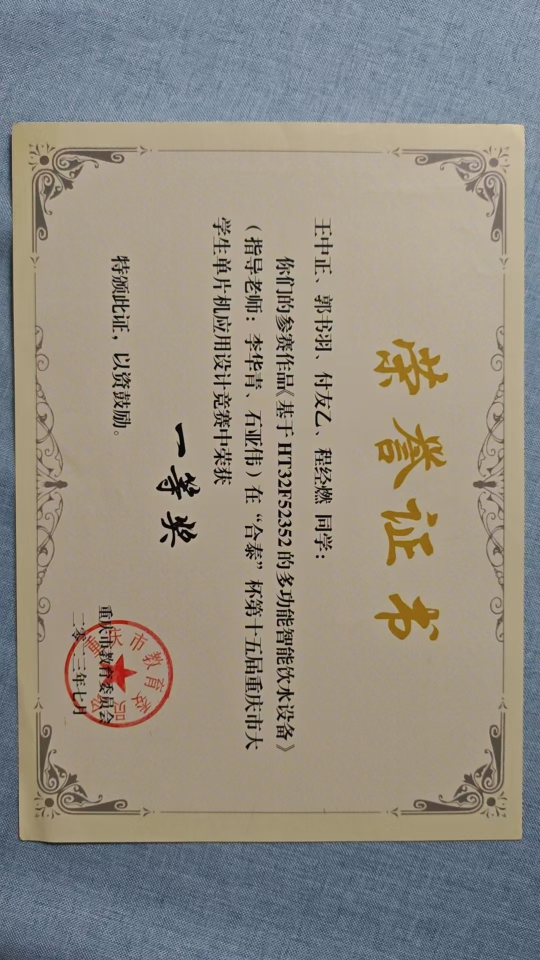
#> input picture assets/house-profile/holtek-2023-original.jpg, 1080 x 1920 px (shown at 1/2 size)
$ python make-icon.py ../assets/house-profile/holtek-2023-original.jpg
#> lines starting #> are read from the running program, lines starting #| are printed output that depends on the picture; after the words box and inside, x2 and y2 are one past the last pixel; in counts of white or black regions, pixels touching at a corner belong together
"""从源图生成站点图标（favicon.ico + apple-touch-icon）。

用法：
    python scripts/make-icon.py <源图路径>

产物：
    favicon.ico                          多尺寸 ICO（16/32/48），供浏览器标签页使用
    assets/gsy-icon-rounded-avatar.png   512×512 圆角 PNG，供 apple-touch-icon / OG 使用

说明：源图为方形带背景的插画，直接等比缩放；不裁切人物，保留原构图。
"""

import sys
from pathlib import Path

from PIL import Image, ImageDraw

ROOT = Path(__file__).resolve().parent.parent
ICO_SIZES = [16, 32, 48]
TOUCH_SIZE = 512
TOUCH_RADIUS_RATIO = 0.22


def fit_square(image: Image.Image, size: int) -> Image.Image:
    """等比缩放并居中填充到正方形画布。"""
    src = image.convert("RGB")
    scale = min(size / src.width, size / src.height)
    resized = src.resize(
        (max(1, round(src.width * scale)), max(1, round(src.height * scale))),
        Image.LANCZOS,
    )
    canvas = Image.new("RGB", (size, size), src.getpixel((0, 0)))
    canvas.paste(resized, ((size - resized.width) // 2, (size - resized.height) // 2))
    return canvas


def enhance(image: Image.Image) -> Image.Image:
    """小尺寸帧提一点对比与锐度，避免暗色背景糊成一团。"""
    from PIL import ImageEnhance

    out = ImageEnhance.Contrast(image).enhance(1.06)
    out = ImageEnhance.Color(out).enhance(1.08)
    return out


def rounded(image: Image.Image, size: int, radius_ratio: float) -> Image.Image:
    canvas = fit_square(image, size).convert("RGBA")
    mask = Image.new("L", (size, size), 0)
    ImageDraw.Draw(mask).rounded_rectangle(
        (0, 0, size - 1, size - 1), radius=round(size * radius_ratio), fill=255
    )
    canvas.putalpha(mask)
    return canvas


def main() -> int:
    if len(sys.argv) < 2:
        print("用法：python scripts/make-icon.py <源图路径>", file=sys.stderr)
        return 2

    source = Path(sys.argv[1]).expanduser().resolve()
    if not source.exists():
        print(f"源图不存在：{source}", file=sys.stderr)
        return 2

    with Image.open(source) as raw:
#> raw is the input picture: PIL image 1080x1920 RGB; mean R, G, B 146.1, 140.8, 130.8
        frames = [enhance(fit_square(raw, size)) for size in ICO_SIZES]
#> in fit_square, `canvas = Image.new("RGB", (size, size), src.getpixel((0, 0)))`:
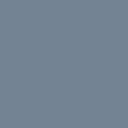
#> canvas: PIL image 16x16 RGB (shown 8 times larger); mean R, G, B 115, 131, 147
#> call 3 of fit_square, with size = 48
#> in fit_square (call 3), `resized = src.resize( (max(1, round(src.width * scale)), max(1, round(..`:
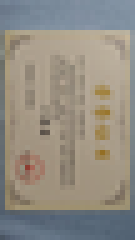
#> resized: PIL image 27x48 RGB (shown 5 times larger); mean R, G, B 146.3, 140.9, 130.8
#> in fit_square (call 3), `canvas.paste(resized, ((size - resized.width) // 2, (size - resized.he..`:
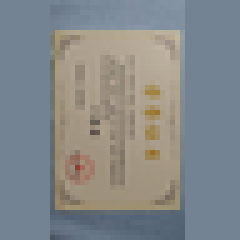
#> canvas: PIL image 48x48 RGB (shown 5 times larger); mean R, G, B 132.6, 136.5, 137.9
#> frames = 3 items
        ico_path = ROOT / "favicon.ico"
        frames[-1].save(ico_path, format="ICO", sizes=[(s, s) for s in ICO_SIZES])

        touch = rounded(raw, TOUCH_SIZE, TOUCH_RADIUS_RATIO)
#> call 4 of fit_square, with size = 512
#> in fit_square (call 4), `resized = src.resize( (max(1, round(src.width * scale)), max(1, round(..`:
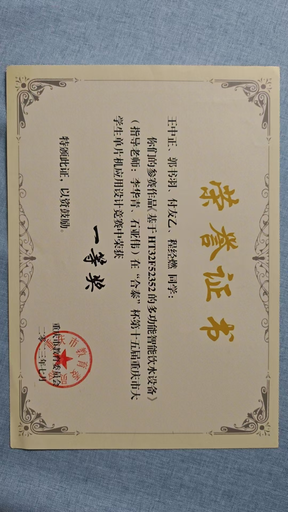
#> resized: PIL image 288x512 RGB; mean R, G, B 146.1, 140.8, 130.8
#> in fit_square (call 4), `canvas.paste(resized, ((size - resized.width) // 2, (size - resized.he..`:
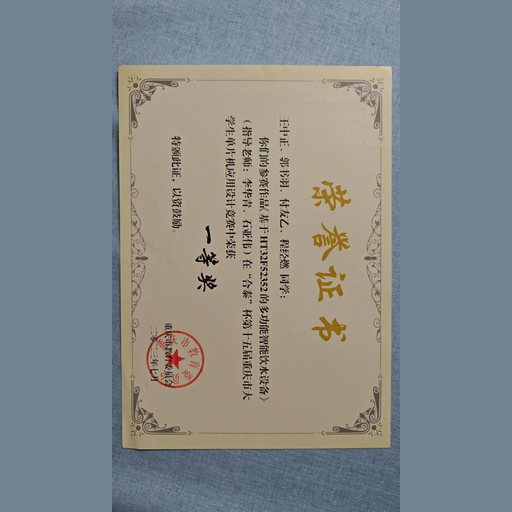
#> canvas: PIL image 512x512 RGB; mean R, G, B 132.5, 136.5, 137.9
#> in rounded, `mask = Image.new("L", (size, size), 0)`: mask: PIL image 512x512 L; every value is 0
#> in rounded, `ImageDraw.Draw(mask).rounded_rectangle( (0, 0, size - 1, size - 1), ra..`:
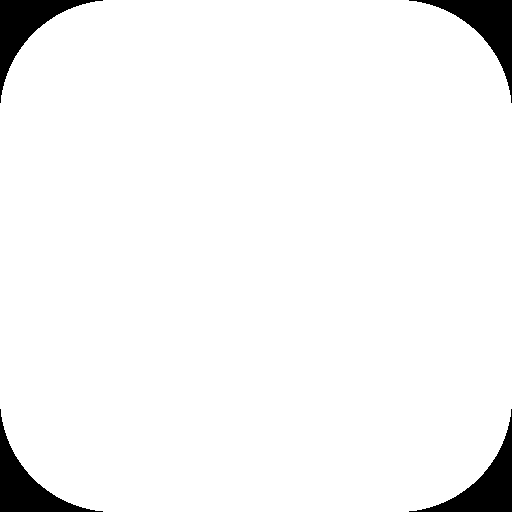
#> mask: PIL image 512x512 L; 95.8% white; 4 black regions, box (x1, y1, x2, y2) and area: (0, 0, 103, 103) 2775, (409, 0, 512, 103) 2775, (0, 409, 103, 512) 2775, (409, 409, 512, 512) 2775
#> in rounded, `canvas.putalpha(mask)`:
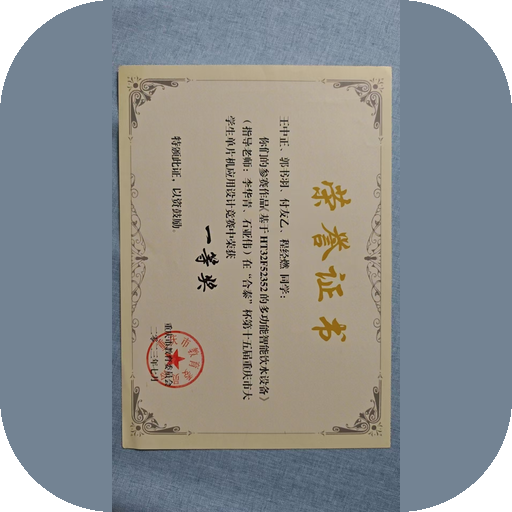
#> canvas: PIL image 512x512 RGBA; mean R, G, B, A 132.5, 136.5, 137.9, 244.2; transparent parts drawn white
        touch_path = ROOT / "assets" / "gsy-icon-rounded-avatar.png"
        touch.save(touch_path, format="PNG", optimize=True)

    print(f"已写入 {ico_path.relative_to(ROOT)}（{', '.join(f'{s}px' for s in ICO_SIZES)}）")
    print(f"已写入 {touch_path.relative_to(ROOT)}（{TOUCH_SIZE}px）")
    return 0


if __name__ == "__main__":
    raise SystemExit(main())
#> (the program exits here)

$ run again, on assets/house-profile/merit-2021-original.jpg
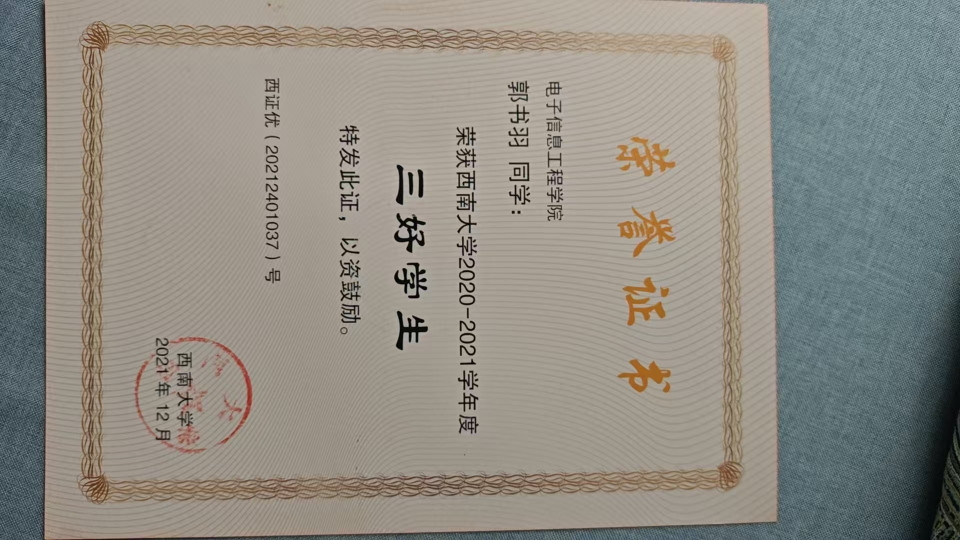
#> input picture assets/house-profile/merit-2021-original.jpg, 1920 x 1080 px (shown at 1/2 size)
#> in main, raw is the input picture: PIL image 1920x1080 RGB; mean R, G, B 142.8, 139.7, 131.4
#> resized: PIL image 48x27 RGB
#> frames = 3 items
#> in fit_square (call 4), `resized = src.resize( (max(1, round(src.width * scale)), max(1, round(..`:
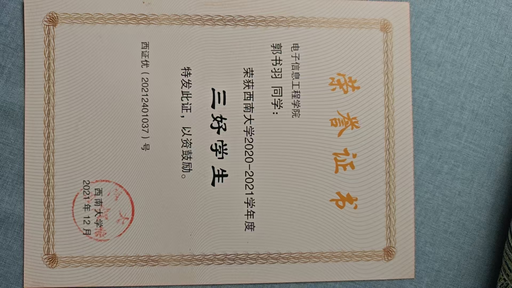
#> resized: PIL image 512x288 RGB; mean R, G, B 142.8, 139.7, 131.4
#> in rounded, `canvas.putalpha(mask)`:
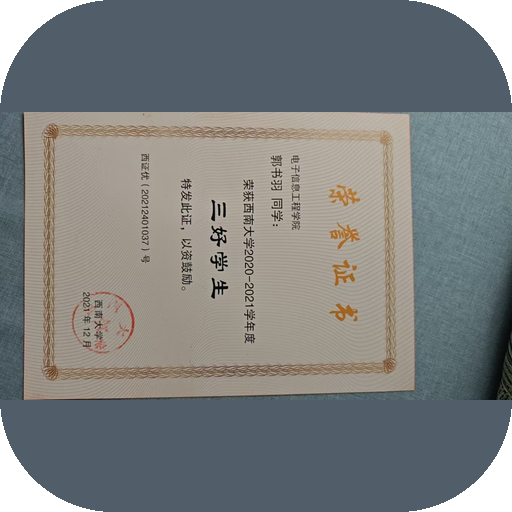
#> canvas: PIL image 512x512 RGBA; mean R, G, B, A 115.7, 119.3, 119.9, 244.2; transparent parts drawn white

$ run again, on assets/house-profile/national-2021-original.jpg
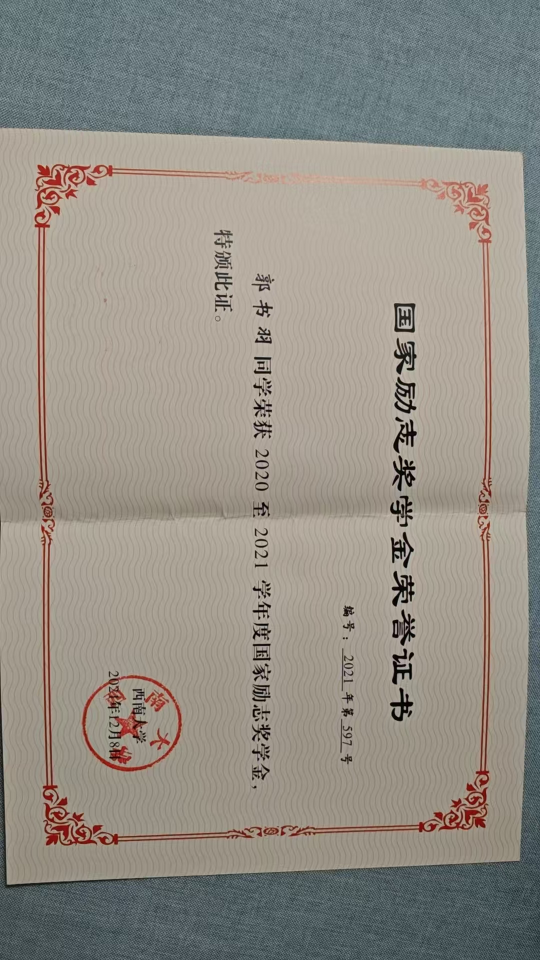
#> input picture assets/house-profile/national-2021-original.jpg, 1080 x 1920 px (shown at 1/2 size)
#> in main, raw is the input picture: PIL image 1080x1920 RGB; mean R, G, B 146.6, 142.2, 133.8
#> resized: PIL image 27x48 RGB
#> frames = 3 items
#> resized: PIL image 288x512 RGB
#> in rounded, `canvas.putalpha(mask)`:
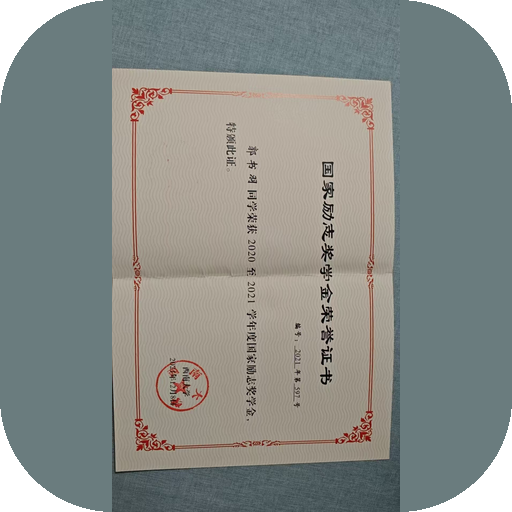
#> canvas: PIL image 512x512 RGBA; mean R, G, B, A 128.9, 134.2, 130.4, 244.2; transparent parts drawn white
